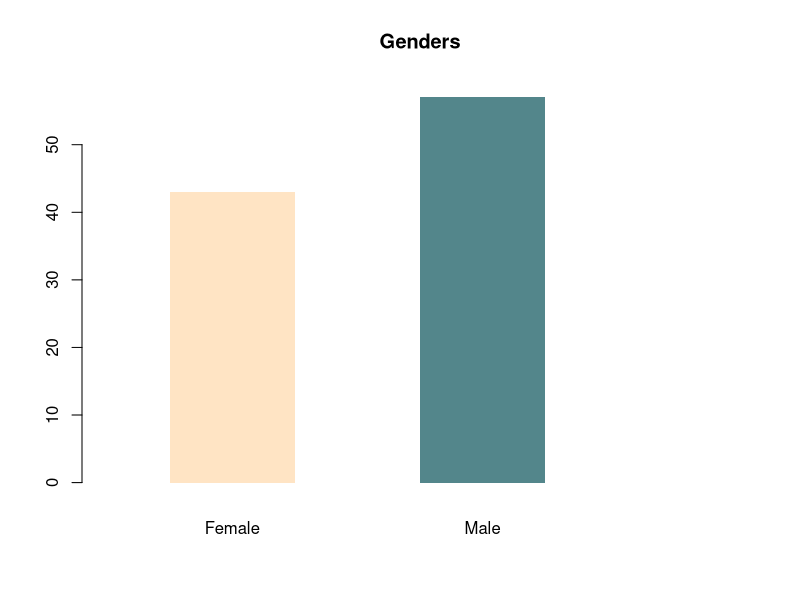
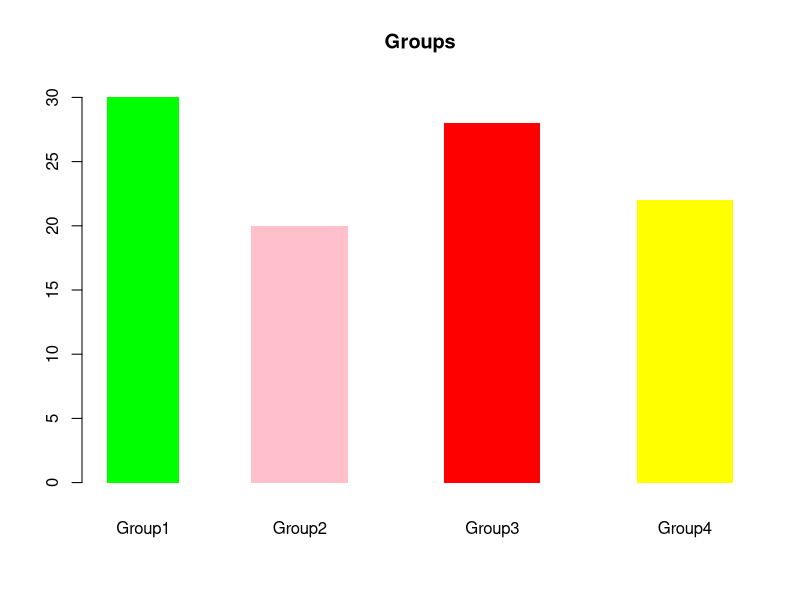
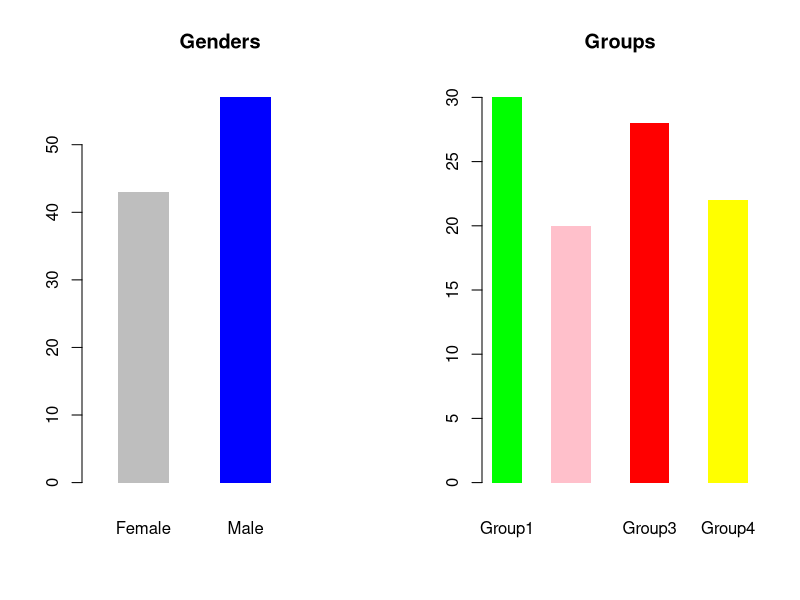

These figures' R source, in order:

  dosya <- read.table(file = "DatasetNA.txt",header = TRUE)

  gender_barplot<-function(variable, female_color="red" , male_color="red" ){
  
  #for calculating female and male numbers
  female_count<-sum(dosya$Gender=="Female")
  print(female_count)
  male_count<-sum(dosya$Gender=="Male")
  print(male_count)

  plot(female_count,type="n",main="Genders",xaxt="n",axes=FALSE,xlab="",ylab="",xlim=c(0,2),
       ylim = c(0, max(female_count, male_count)))
  axis(2)
  
  polygon(x=c(0.2, 0.2, 0.6, 0.6), y=c(0, female_count, female_count, 0), col=female_color , border=NA)
  polygon(x=c(1, 1, 1.4, 1.4), y=c(0, male_count, male_count, 0), col=male_color, border=NA)
  
  axis(1, at = c(0.4, 1.2),labels = c("Female" ,"Male"),tcl=0,col = "white")
}
  gender_barplot(dosya[[variable]], female_color = "bisque",male_color =  "cadetblue4")

  #for cleaning plot
  dev.off()

  group_plot<-function(variable,group1_color="" ,group2_color="",group3_color="",group4_color=""){
  
  group1_count<-sum(dosya$Group=="Group1")
  cat("group1 is: ",group1_count,"\n")
  group2_count<-sum(dosya$Group=="Group2")
  cat("group2 is: ",group2_count,"\n")
  group3_count<-sum(dosya$Group=="Group3")
  cat("group3 is: ",group3_count,"\n")
  group4_count<-sum(dosya$Group=="Group4")
  cat("group4 is: ",group4_count,"\n")
  
  plot(group1_count,type="n",main="Groups",axes=FALSE,xlab="",ylab="",
       xlim=c(1,14),ylim = c(0, max(group1_count, group2_count)))
  axis(2)
  polygon(x=c(1, 1, 2.5, 2.5), y=c(0, group1_count, group1_count, 0),
          col=group1_color , border=NA)
  polygon(x=c(4, 4, 6, 6), y=c(0, group2_count, group2_count, 0),
          col=group2_color , border=NA)
  polygon(x=c(8, 8, 10, 10), y=c(0, group3_count, group3_count, 0),
          col=group3_color , border=NA)
  polygon(x=c(12, 12, 14, 14), y=c(0, group4_count, group4_count, 0),
          col=group4_color , border=NA)
  axis(1, at = c(1.75,5,9,13),labels = c("Group1" ,"Group2" ,"Group3" ,"Group4" ),tcl=0,col = "white")
  
}
  group_plot(dosya[[variable]],group1_color="green" ,group2_color="pink" ,group3_color="red" 
           ,group4_color="yellow")


  #for cleaning plot 
  dev.off()

  two_plot<-function(variable,female_color="" , male_color="",group1_color="" ,group2_color="",
                   group3_color="",group4_color=""){
  
  #for setting up two plots in one output
  par(mfrow = c(1, 2))  
  
  female_count<-sum(dosya$Gender=="Female")
  cat("female count is",female_count,"\n")
  male_count<-sum(dosya$Gender=="Male")
  cat("male count is",male_count,"\n")
  
  plot(female_count,type="n",main="Genders",xaxt="n",axes=FALSE,xlab="",ylab="",
       xlim=c(0,2),ylim = c(0, max(female_count, male_count)))
  axis(2)
  
  polygon(x=c(0.2, 0.2, 0.6, 0.6), y=c(0, female_count, female_count, 0), col=female_color , border=NA)
  polygon(x=c(1, 1, 1.4, 1.4), y=c(0, male_count, male_count, 0), col=male_color, border=NA)
  
  axis(1, at = c(0.4, 1.2),labels = c("Female" ,"Male"),tcl=0,col = "white")
  
  group1_count<-sum(dosya$Group=="Group1")
  cat("group1 is: ",group1_count,"\n")
  group2_count<-sum(dosya$Group=="Group2")
  cat("group2 is: ",group2_count,"\n")
  group3_count<-sum(dosya$Group=="Group3")
  cat("group3 is: ",group3_count,"\n")
  group4_count<-sum(dosya$Group=="Group4")
  cat("group4 is: ",group4_count,"\n")
  plot(group1_count,type="n",main="Groups",axes=FALSE,xaxt="n",xlab="",ylab="",
       xlim=c(1,14),ylim = c(0, max(group1_count, group2_count)))
  axis(2)
  
  
  polygon(x=c(1, 1, 2.5, 2.5), y=c(0, group1_count, group1_count, 0),
          col=group1_color , border=NA)
  polygon(x=c(4, 4, 6, 6), y=c(0, group2_count, group2_count, 0),
          col=group2_color , border=NA)
  polygon(x=c(8, 8, 10, 10), y=c(0, group3_count, group3_count, 0),
          col=group3_color , border=NA)
  polygon(x=c(12, 12, 14, 14), y=c(0, group4_count, group4_count, 0),
          col=group4_color , border=NA)
  
  axis(1, at = c(1.75,5,9,13),labels = c("Group1" ,"Group2" ,"Group3" ,"Group4" ),tcl=0,col="white")
}
  two_plot(dosya[[variable]], female_color = "gray",male_color =  "blue"  ,group1_color="green"
         ,group2_color="pink" ,group3_color="red" ,group4_color="yellow")





